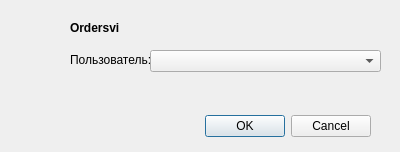
<?xml version="1.0" encoding="UTF-8"?>
<ui version="4.0">
 <class>LoginDialog</class>
 <widget class="QDialog" name="LoginDialog">
  <property name="windowModality">
   <enum>Qt::ApplicationModal</enum>
  </property>
  <property name="geometry">
   <rect>
    <x>0</x>
    <y>0</y>
    <width>400</width>
    <height>152</height>
   </rect>
  </property>
  <property name="windowTitle">
   <string>Вход в программу</string>
  </property>
  <property name="modal">
   <bool>false</bool>
  </property>
  <widget class="QDialogButtonBox" name="buttonBox">
   <property name="geometry">
    <rect>
     <x>30</x>
     <y>110</y>
     <width>341</width>
     <height>32</height>
    </rect>
   </property>
   <property name="orientation">
    <enum>Qt::Horizontal</enum>
   </property>
   <property name="standardButtons">
    <set>QDialogButtonBox::Cancel|QDialogButtonBox::Ok</set>
   </property>
   <property name="centerButtons">
    <bool>false</bool>
   </property>
  </widget>
  <widget class="QLabel" name="label">
   <property name="geometry">
    <rect>
     <x>70</x>
     <y>50</y>
     <width>81</width>
     <height>20</height>
    </rect>
   </property>
   <property name="text">
    <string>Пользователь:</string>
   </property>
  </widget>
  <widget class="QComboBox" name="userCombo">
   <property name="geometry">
    <rect>
     <x>150</x>
     <y>50</y>
     <width>231</width>
     <height>22</height>
    </rect>
   </property>
  </widget>
  <widget class="QLabel" name="label_2">
   <property name="geometry">
    <rect>
     <x>330</x>
     <y>250</y>
     <width>46</width>
     <height>13</height>
    </rect>
   </property>
   <property name="text">
    <string>TextLabel</string>
   </property>
  </widget>
  <widget class="QLabel" name="label_3">
   <property name="geometry">
    <rect>
     <x>70</x>
     <y>20</y>
     <width>71</width>
     <height>16</height>
    </rect>
   </property>
   <property name="text">
    <string>&lt;b&gt;Ordersvi&lt;/b&gt;</string>
   </property>
  </widget>
 </widget>
 <resources/>
 <connections/>
</ui>
